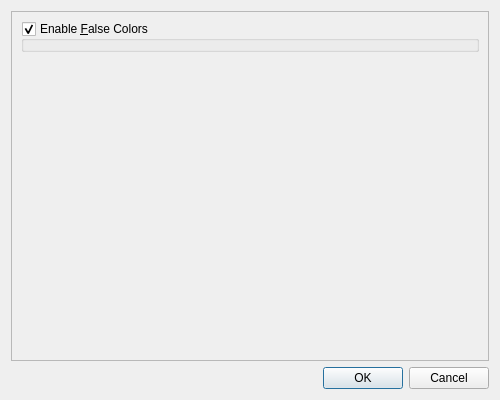
<?xml version="1.0" encoding="UTF-8"?>
<ui version="4.0">
 <class>FalseColorsWindow</class>
 <widget class="QWidget" name="FalseColorsWindow">
  <property name="geometry">
   <rect>
    <x>0</x>
    <y>0</y>
    <width>500</width>
    <height>400</height>
   </rect>
  </property>
  <property name="windowTitle">
   <string>False Colors</string>
  </property>
  <layout class="QVBoxLayout" name="verticalLayout">
   <item>
    <widget class="QScrollArea" name="scrollarea">
     <property name="widgetResizable">
      <bool>true</bool>
     </property>
     <widget class="QWidget" name="scrollarea_contents">
      <property name="geometry">
       <rect>
        <x>0</x>
        <y>0</y>
        <width>476</width>
        <height>341</height>
       </rect>
      </property>
      <layout class="QVBoxLayout" name="verticalLayout_2">
       <item>
        <widget class="QGroupBox" name="groupbox_false_colors">
         <property name="title">
          <string>Enable &amp;False Colors</string>
         </property>
         <property name="checkable">
          <bool>true</bool>
         </property>
        </widget>
       </item>
       <item>
        <spacer name="verticalspacer">
         <property name="orientation">
          <enum>Qt::Vertical</enum>
         </property>
         <property name="sizeHint" stdset="0">
          <size>
           <width>20</width>
           <height>40</height>
          </size>
         </property>
        </spacer>
       </item>
      </layout>
     </widget>
    </widget>
   </item>
   <item>
    <widget class="QDialogButtonBox" name="buttonbox">
     <property name="standardButtons">
      <set>QDialogButtonBox::Cancel|QDialogButtonBox::Ok</set>
     </property>
    </widget>
   </item>
  </layout>
 </widget>
 <resources/>
 <connections/>
</ui>
